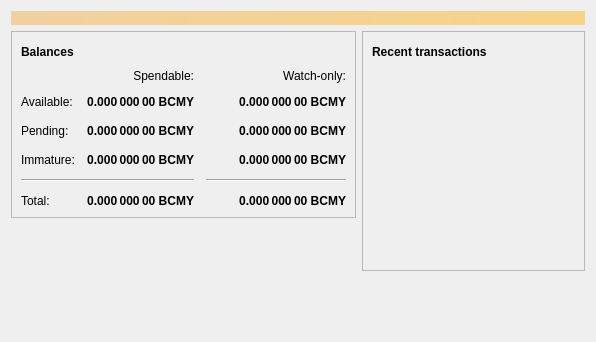
<?xml version="1.0" encoding="UTF-8"?>
<ui version="4.0">
 <class>OverviewPage</class>
 <widget class="QWidget" name="OverviewPage">
  <property name="geometry">
   <rect>
    <x>0</x>
    <y>0</y>
    <width>596</width>
    <height>342</height>
   </rect>
  </property>
  <property name="windowTitle">
   <string>Form</string>
  </property>
  <layout class="QVBoxLayout" name="topLayout">
   <item>
    <widget class="QLabel" name="labelAlerts">
     <property name="visible">
      <bool>false</bool>
     </property>
     <property name="styleSheet">
      <string notr="true">QLabel { background-color: qlineargradient(x1: 0, y1: 0, x2: 1, y2: 0, stop:0 #F0D0A0, stop:1 #F8D488); color:#000000; }</string>
     </property>
     <property name="wordWrap">
      <bool>true</bool>
     </property>
     <property name="margin">
      <number>3</number>
     </property>
     <property name="textInteractionFlags">
      <set>Qt::TextSelectableByMouse</set>
     </property>
    </widget>
   </item>
   <item>
    <layout class="QHBoxLayout" name="horizontalLayout" stretch="1,1">
     <item>
      <layout class="QVBoxLayout" name="verticalLayout_2">
       <item>
        <widget class="QFrame" name="frame">
         <property name="frameShape">
          <enum>QFrame::StyledPanel</enum>
         </property>
         <property name="frameShadow">
          <enum>QFrame::Raised</enum>
         </property>
         <layout class="QVBoxLayout" name="verticalLayout_4">
          <item>
           <layout class="QHBoxLayout" name="horizontalLayout_4">
            <item>
             <widget class="QLabel" name="label_5">
              <property name="font">
               <font>
                <weight>75</weight>
                <bold>true</bold>
               </font>
              </property>
              <property name="text">
               <string>Balances</string>
              </property>
             </widget>
            </item>
            <item>
             <widget class="QPushButton" name="labelWalletStatus">
              <property name="enabled">
               <bool>true</bool>
              </property>
              <property name="maximumSize">
               <size>
                <width>30</width>
                <height>16777215</height>
               </size>
              </property>
              <property name="toolTip">
               <string>The displayed information may be out of date. Your wallet automatically synchronizes with the Bitcoin network after a connection is established, but this process has not completed yet.</string>
              </property>
              <property name="text">
               <string/>
              </property>
              <property name="icon">
               <iconset resource="../bitcoin.qrc">
                <normaloff>:/icons/warning</normaloff>
                <disabledoff>:/icons/warning</disabledoff>:/icons/warning</iconset>
              </property>
              <property name="iconSize">
               <size>
                <width>24</width>
                <height>24</height>
               </size>
              </property>
              <property name="flat">
               <bool>true</bool>
              </property>
             </widget>
            </item>
            <item>
             <spacer name="horizontalSpacer_3">
              <property name="orientation">
               <enum>Qt::Horizontal</enum>
              </property>
              <property name="sizeHint" stdset="0">
               <size>
                <width>40</width>
                <height>20</height>
               </size>
              </property>
             </spacer>
            </item>
           </layout>
          </item>
          <item>
           <layout class="QGridLayout" name="gridLayout">
            <property name="spacing">
             <number>12</number>
            </property>
            <item row="2" column="2">
             <widget class="QLabel" name="labelWatchPending">
              <property name="font">
               <font>
                <weight>75</weight>
                <bold>true</bold>
               </font>
              </property>
              <property name="cursor">
               <cursorShape>IBeamCursor</cursorShape>
              </property>
              <property name="toolTip">
               <string>Unconfirmed transactions to watch-only addresses</string>
              </property>
              <property name="text">
               <string notr="true">0.000 000 00 BCMY</string>
              </property>
              <property name="alignment">
               <set>Qt::AlignRight|Qt::AlignTrailing|Qt::AlignVCenter</set>
              </property>
              <property name="textInteractionFlags">
               <set>Qt::LinksAccessibleByMouse|Qt::TextSelectableByKeyboard|Qt::TextSelectableByMouse</set>
              </property>
             </widget>
            </item>
            <item row="2" column="1">
             <widget class="QLabel" name="labelUnconfirmed">
              <property name="font">
               <font>
                <weight>75</weight>
                <bold>true</bold>
               </font>
              </property>
              <property name="cursor">
               <cursorShape>IBeamCursor</cursorShape>
              </property>
              <property name="toolTip">
               <string>Total of transactions that have yet to be confirmed, and do not yet count toward the spendable balance</string>
              </property>
              <property name="text">
               <string notr="true">0.000 000 00 BCMY</string>
              </property>
              <property name="alignment">
               <set>Qt::AlignRight|Qt::AlignTrailing|Qt::AlignVCenter</set>
              </property>
              <property name="textInteractionFlags">
               <set>Qt::LinksAccessibleByMouse|Qt::TextSelectableByKeyboard|Qt::TextSelectableByMouse</set>
              </property>
             </widget>
            </item>
            <item row="3" column="2">
             <widget class="QLabel" name="labelWatchImmature">
              <property name="font">
               <font>
                <weight>75</weight>
                <bold>true</bold>
               </font>
              </property>
              <property name="cursor">
               <cursorShape>IBeamCursor</cursorShape>
              </property>
              <property name="toolTip">
               <string>Mined balance in watch-only addresses that has not yet matured</string>
              </property>
              <property name="text">
               <string notr="true">0.000 000 00 BCMY</string>
              </property>
              <property name="alignment">
               <set>Qt::AlignRight|Qt::AlignTrailing|Qt::AlignVCenter</set>
              </property>
              <property name="textInteractionFlags">
               <set>Qt::LinksAccessibleByMouse|Qt::TextSelectableByKeyboard|Qt::TextSelectableByMouse</set>
              </property>
             </widget>
            </item>
            <item row="4" column="0" colspan="2">
             <widget class="Line" name="line">
              <property name="orientation">
               <enum>Qt::Horizontal</enum>
              </property>
             </widget>
            </item>
            <item row="4" column="2">
             <widget class="Line" name="lineWatchBalance">
              <property name="sizePolicy">
               <sizepolicy hsizetype="Preferred" vsizetype="Fixed">
                <horstretch>0</horstretch>
                <verstretch>0</verstretch>
               </sizepolicy>
              </property>
              <property name="minimumSize">
               <size>
                <width>140</width>
                <height>0</height>
               </size>
              </property>
              <property name="orientation">
               <enum>Qt::Horizontal</enum>
              </property>
             </widget>
            </item>
            <item row="5" column="0">
             <widget class="QLabel" name="labelTotalText">
              <property name="text">
               <string>Total:</string>
              </property>
             </widget>
            </item>
            <item row="3" column="1">
             <widget class="QLabel" name="labelImmature">
              <property name="font">
               <font>
                <weight>75</weight>
                <bold>true</bold>
               </font>
              </property>
              <property name="cursor">
               <cursorShape>IBeamCursor</cursorShape>
              </property>
              <property name="toolTip">
               <string>Mined balance that has not yet matured</string>
              </property>
              <property name="text">
               <string notr="true">0.000 000 00 BCMY</string>
              </property>
              <property name="alignment">
               <set>Qt::AlignRight|Qt::AlignTrailing|Qt::AlignVCenter</set>
              </property>
              <property name="textInteractionFlags">
               <set>Qt::LinksAccessibleByMouse|Qt::TextSelectableByKeyboard|Qt::TextSelectableByMouse</set>
              </property>
             </widget>
            </item>
            <item row="2" column="3">
             <spacer name="horizontalSpacer_2">
              <property name="orientation">
               <enum>Qt::Horizontal</enum>
              </property>
              <property name="sizeHint" stdset="0">
               <size>
                <width>40</width>
                <height>20</height>
               </size>
              </property>
             </spacer>
            </item>
            <item row="3" column="0">
             <widget class="QLabel" name="labelImmatureText">
              <property name="text">
               <string>Immature:</string>
              </property>
             </widget>
            </item>
            <item row="5" column="1">
             <widget class="QLabel" name="labelTotal">
              <property name="font">
               <font>
                <weight>75</weight>
                <bold>true</bold>
               </font>
              </property>
              <property name="cursor">
               <cursorShape>IBeamCursor</cursorShape>
              </property>
              <property name="toolTip">
               <string>Your current total balance</string>
              </property>
              <property name="text">
               <string notr="true">0.000 000 00 BCMY</string>
              </property>
              <property name="alignment">
               <set>Qt::AlignRight|Qt::AlignTrailing|Qt::AlignVCenter</set>
              </property>
              <property name="textInteractionFlags">
               <set>Qt::LinksAccessibleByMouse|Qt::TextSelectableByKeyboard|Qt::TextSelectableByMouse</set>
              </property>
             </widget>
            </item>
            <item row="5" column="2">
             <widget class="QLabel" name="labelWatchTotal">
              <property name="font">
               <font>
                <weight>75</weight>
                <bold>true</bold>
               </font>
              </property>
              <property name="cursor">
               <cursorShape>IBeamCursor</cursorShape>
              </property>
              <property name="toolTip">
               <string>Current total balance in watch-only addresses</string>
              </property>
              <property name="text">
               <string notr="true">0.000 000 00 BCMY</string>
              </property>
              <property name="alignment">
               <set>Qt::AlignRight|Qt::AlignTrailing|Qt::AlignVCenter</set>
              </property>
              <property name="textInteractionFlags">
               <set>Qt::LinksAccessibleByMouse|Qt::TextSelectableByKeyboard|Qt::TextSelectableByMouse</set>
              </property>
             </widget>
            </item>
            <item row="0" column="2">
             <widget class="QLabel" name="labelWatchonly">
              <property name="text">
               <string>Watch-only:</string>
              </property>
              <property name="alignment">
               <set>Qt::AlignRight|Qt::AlignTrailing|Qt::AlignVCenter</set>
              </property>
             </widget>
            </item>
            <item row="1" column="0">
             <widget class="QLabel" name="labelBalanceText">
              <property name="text">
               <string>Available:</string>
              </property>
             </widget>
            </item>
            <item row="1" column="1">
             <widget class="QLabel" name="labelBalance">
              <property name="font">
               <font>
                <weight>75</weight>
                <bold>true</bold>
               </font>
              </property>
              <property name="cursor">
               <cursorShape>IBeamCursor</cursorShape>
              </property>
              <property name="toolTip">
               <string>Your current spendable balance</string>
              </property>
              <property name="text">
               <string notr="true">0.000 000 00 BCMY</string>
              </property>
              <property name="alignment">
               <set>Qt::AlignRight|Qt::AlignTrailing|Qt::AlignVCenter</set>
              </property>
              <property name="textInteractionFlags">
               <set>Qt::LinksAccessibleByMouse|Qt::TextSelectableByKeyboard|Qt::TextSelectableByMouse</set>
              </property>
             </widget>
            </item>
            <item row="1" column="2">
             <widget class="QLabel" name="labelWatchAvailable">
              <property name="font">
               <font>
                <weight>75</weight>
                <bold>true</bold>
               </font>
              </property>
              <property name="cursor">
               <cursorShape>IBeamCursor</cursorShape>
              </property>
              <property name="toolTip">
               <string>Your current balance in watch-only addresses</string>
              </property>
              <property name="text">
               <string notr="true">0.000 000 00 BCMY</string>
              </property>
              <property name="alignment">
               <set>Qt::AlignRight|Qt::AlignTrailing|Qt::AlignVCenter</set>
              </property>
              <property name="textInteractionFlags">
               <set>Qt::LinksAccessibleByMouse|Qt::TextSelectableByKeyboard|Qt::TextSelectableByMouse</set>
              </property>
             </widget>
            </item>
            <item row="2" column="0">
             <widget class="QLabel" name="labelPendingText">
              <property name="text">
               <string>Pending:</string>
              </property>
             </widget>
            </item>
            <item row="0" column="1">
             <widget class="QLabel" name="labelSpendable">
              <property name="text">
               <string>Spendable:</string>
              </property>
              <property name="alignment">
               <set>Qt::AlignRight|Qt::AlignTrailing|Qt::AlignVCenter</set>
              </property>
             </widget>
            </item>
           </layout>
          </item>
         </layout>
        </widget>
       </item>
       <item>
        <spacer name="verticalSpacer">
         <property name="orientation">
          <enum>Qt::Vertical</enum>
         </property>
         <property name="sizeHint" stdset="0">
          <size>
           <width>20</width>
           <height>40</height>
          </size>
         </property>
        </spacer>
       </item>
      </layout>
     </item>
     <item>
      <layout class="QVBoxLayout" name="verticalLayout_3">
       <item>
        <widget class="QFrame" name="frame_2">
         <property name="frameShape">
          <enum>QFrame::StyledPanel</enum>
         </property>
         <property name="frameShadow">
          <enum>QFrame::Raised</enum>
         </property>
         <layout class="QVBoxLayout" name="verticalLayout">
          <item>
           <layout class="QHBoxLayout" name="horizontalLayout_2">
            <item>
             <widget class="QLabel" name="label_4">
              <property name="font">
               <font>
                <weight>75</weight>
                <bold>true</bold>
               </font>
              </property>
              <property name="text">
               <string>Recent transactions</string>
              </property>
             </widget>
            </item>
            <item>
             <widget class="QPushButton" name="labelTransactionsStatus">
              <property name="enabled">
               <bool>true</bool>
              </property>
              <property name="maximumSize">
               <size>
                <width>30</width>
                <height>16777215</height>
               </size>
              </property>
              <property name="toolTip">
               <string>The displayed information may be out of date. Your wallet automatically synchronizes with the Bitcoin network after a connection is established, but this process has not completed yet.</string>
              </property>
              <property name="text">
               <string/>
              </property>
              <property name="icon">
               <iconset resource="../bitcoin.qrc">
                <normaloff>:/icons/warning</normaloff>
                <disabledoff>:/icons/warning</disabledoff>:/icons/warning</iconset>
              </property>
              <property name="iconSize">
               <size>
                <width>24</width>
                <height>24</height>
               </size>
              </property>
              <property name="flat">
               <bool>true</bool>
              </property>
             </widget>
            </item>
            <item>
             <spacer name="horizontalSpacer">
              <property name="orientation">
               <enum>Qt::Horizontal</enum>
              </property>
              <property name="sizeHint" stdset="0">
               <size>
                <width>40</width>
                <height>20</height>
               </size>
              </property>
             </spacer>
            </item>
           </layout>
          </item>
          <item>
           <widget class="QListView" name="listTransactions">
            <property name="styleSheet">
             <string notr="true">QListView { background: transparent; }</string>
            </property>
            <property name="frameShape">
             <enum>QFrame::NoFrame</enum>
            </property>
            <property name="verticalScrollBarPolicy">
             <enum>Qt::ScrollBarAlwaysOff</enum>
            </property>
            <property name="horizontalScrollBarPolicy">
             <enum>Qt::ScrollBarAlwaysOff</enum>
            </property>
            <property name="selectionMode">
             <enum>QAbstractItemView::NoSelection</enum>
            </property>
           </widget>
          </item>
         </layout>
        </widget>
       </item>
       <item>
        <spacer name="verticalSpacer_2">
         <property name="orientation">
          <enum>Qt::Vertical</enum>
         </property>
         <property name="sizeHint" stdset="0">
          <size>
           <width>20</width>
           <height>40</height>
          </size>
         </property>
        </spacer>
       </item>
      </layout>
     </item>
    </layout>
   </item>
  </layout>
 </widget>
 <resources/>
 <connections/>
</ui>
